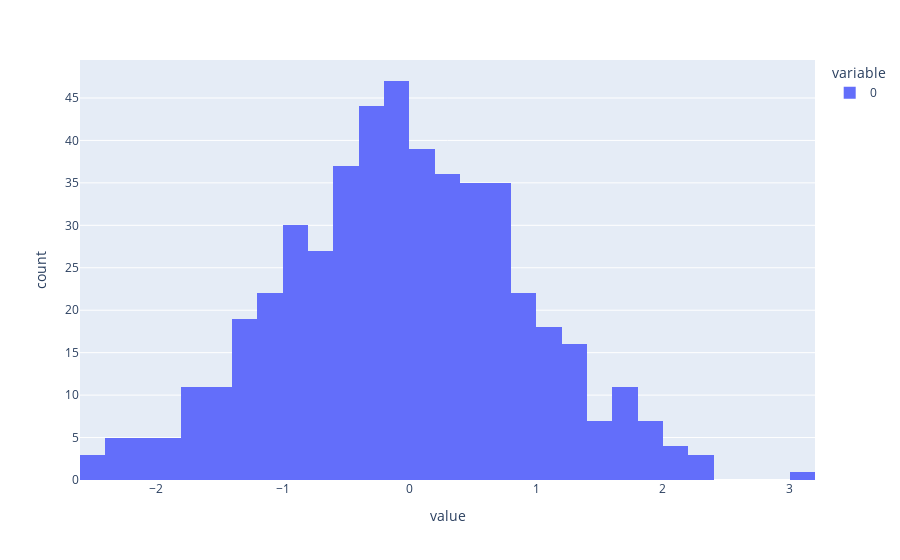

The code cell stored with this chart in its notebook:
### Markdown cell above
<table align="left">
    <tr>
        <td width="6%">
            <img src="question_icon.png">
        </td>
        <td>
            <div align="left", style="font-size:120%">
                <font color="#21618C">
                    <b> 17. Plot a histrogram for 500 random numbers which have mean 0 and variance 1
                    </b>
                </font>
            </div>
        </td>
    </tr>
</table>

### Code cell
np.random.seed(23)
x = np.random.standard_normal(500)
print(np.mean(x))
print(np.var(x))

px.hist_frame(x)

### Figure 1 — Plotly figure (JSON) as saved in the notebook; plotly's stock layout.template omitted (floating-point values rounded to 4 significant figures; data arrays with more than 128 entries replaced by an {"elided": "..."} marker saying what was removed)
{"data": [{"alignmentgroup": "True", "bingroup": "x", "hovertemplate": "variable=0<br>value=%{x}<br>count=%{y}<extra></extra>", "legendgroup": "0", "marker": {"color": "#636efa"}, "name": "0", "offsetgroup": "0", "orientation": "v", "showlegend": true, "type": "histogram", "x": {"elided": "500 float values"}, "xaxis": "x", "yaxis": "y"}], "layout": {"barmode": "relative", "legend": {"title": {"text": "variable"}, "tracegroupgap": 0}, "margin": {"t": 60}, "xaxis": {"anchor": "y", "domain": [0, 1], "title": {"text": "value"}}, "yaxis": {"anchor": "x", "domain": [0, 1], "title": {"text": "count"}}}}
